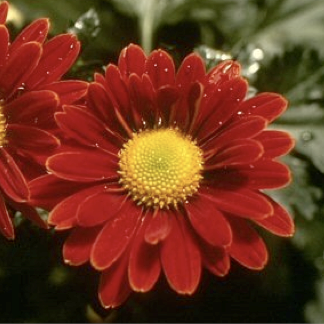
%> input picture Mati/MATLAB/TP0/fleur.png, 324 x 324 px
$ octave prise_en_main.m   (GNU Octave 9; MATLAB toolbox functions it lacks are replaced by stand-ins)
%> lines starting %> are read from the running program, lines starting %| are printed output that depends on the picture
clear;
clc;
close all;

u = [2 5 3 8 1]
u_gauche = [u(2:end) u(end)]
u_droite = [u(1) u(1:end-1)]

A = zeros(2,3)
A(1,1) = 1
A(2,:) = [ 3 5 8]
A(:)

B = rand(2,3)
C = A.*B

I = rand(256,256);
imshow(I)

I(I < .5) = 0;
I(I >= .5) = 1;
figure; imshow(I);

V = 0:255
disp(['Dimensions de V : ' num2str(size(V))])
I = repmat(V, 256, 1);
disp(['Dimensions de I : ' num2str(size(I))])
figure; imshow(I, [0 255]);
I(128,:) = 255;
figure; imshow(I, [0 255]);
I(100:140,:) = 255*rand(41,256);
figure; imshow(I, [0 255]);

F = imread('fleur.png');
%> F is the input picture: size 324x324x3 uint8; mean R, G, B 108.6, 53.1, 30
figure;
subplot(2,2,1); imshow(F);
subplot(2,2,2); imshow(F(:,:,1)); title('Composante rouge')
%> after `imshow(F(:,:,1))`:
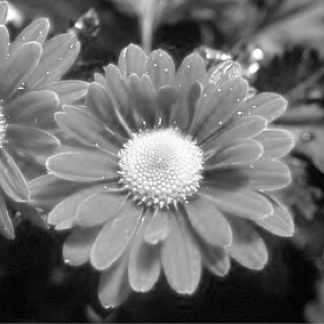
%> displayed picture: size 324x324, on the screen's scale of 0 to 255; min 0, max 255, mean 108.6
subplot(2,2,3); imshow(F(:,:,2)); title('Composante verte')
%> after `imshow(F(:,:,2))`:
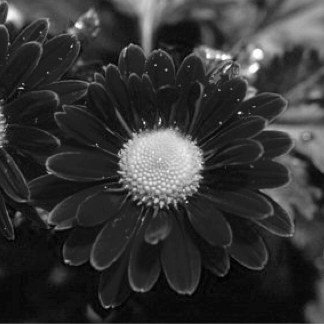
%> displayed picture: size 324x324, on the screen's scale of 0 to 255; min 0, max 255, mean 53.1
subplot(2,2,4); imshow(F(:,:,3)); title('Composante bleue')
%> after `imshow(F(:,:,3))`:
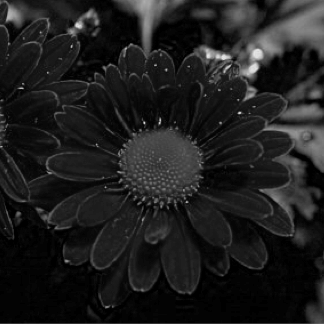
%> displayed picture: size 324x324, on the screen's scale of 0 to 255; min 0, max 230, mean 30

F2 = F;
F2(:,:,1) = F(:,:,3);
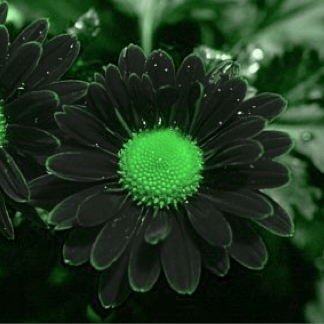
%> F2: size 324x324x3 uint8; mean R, G, B 30, 53.1, 30
F2(:,:,3) = F(:,:,1);
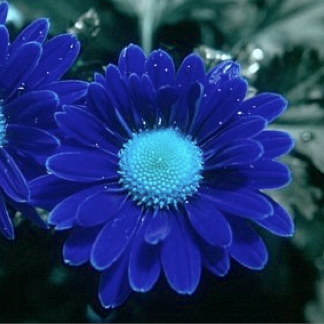
%> F2: size 324x324x3 uint8; mean R, G, B 30, 53.1, 108.6
figure; imshow(F2);
